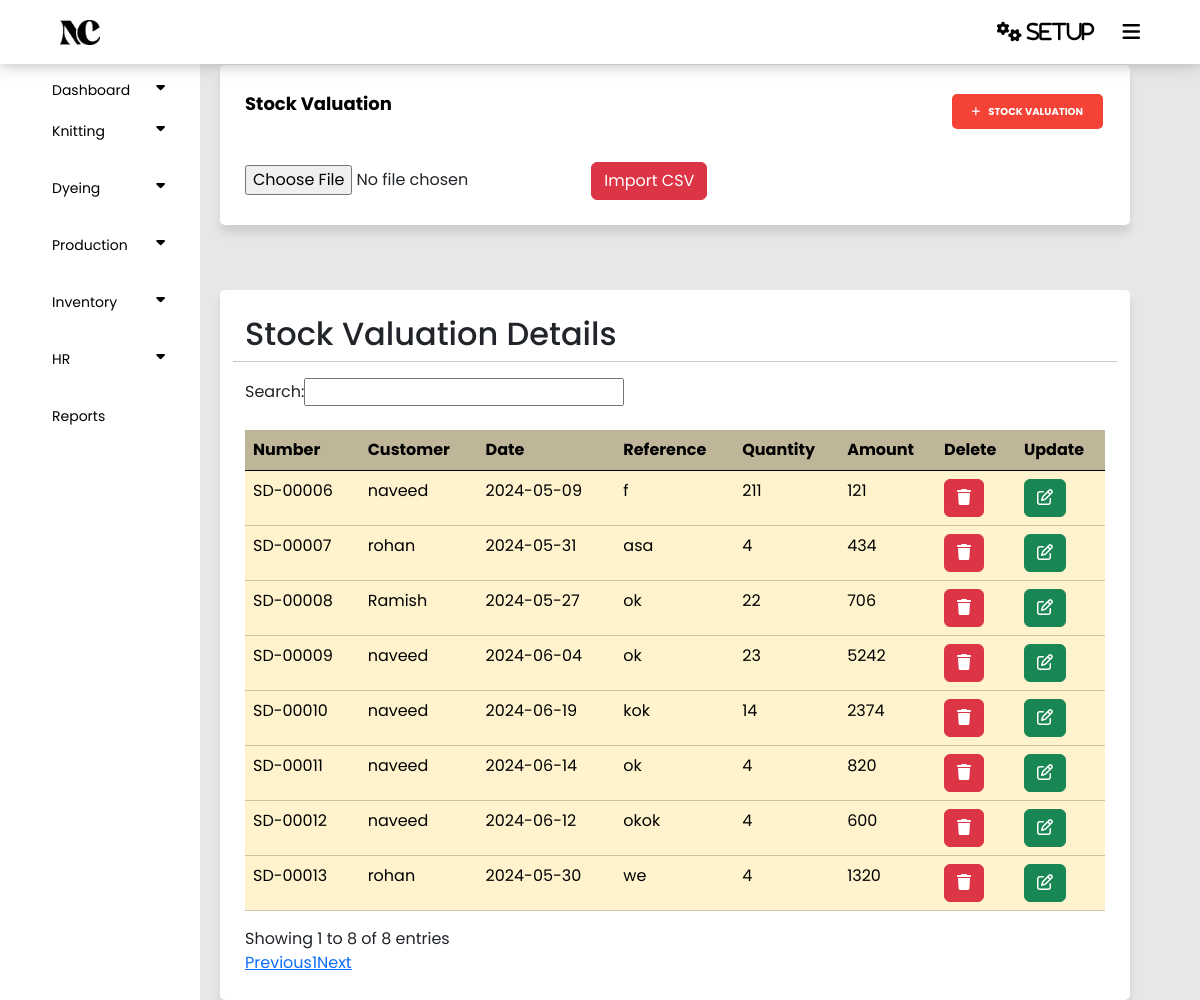
The app's page /panel/stockvaluation.php with its own data.
### tables this page shows
CREATE TABLE `svaluation` (
  `Id` int(11) NOT NULL,
  `Cid` int(11) NOT NULL,
  `Vcode` varchar(255) NOT NULL,
  `Date` date NOT NULL,
  `Vreference` varchar(255) NOT NULL,
  `Vquantity` int(11) NOT NULL,
  `vamount` int(11) NOT NULL,
  `Address` text NOT NULL,
  `Comment` varchar(255) NOT NULL,
  `Status` int(11) NOT NULL DEFAULT 1
);

CREATE TABLE `customer` (
  `cusid` int(11) NOT NULL,
  `Number` varchar(255) NOT NULL,
  `Customer` varchar(255) NOT NULL,
  `Datee` date NOT NULL,
  `Reference` varchar(255) NOT NULL,
  `Quantity` int(11) NOT NULL,
  `Amount` int(11) NOT NULL,
  `Status` int(11) NOT NULL DEFAULT 1
);

### panel/stockvaluation.php (the view, shortened to what this page needs)
<?php
require('config.php');
require('index.php');
$fetch = "SELECT * FROM `svaluation` as s inner join `Customer` as c on s.Cid = c.cusid ";
$query = mysqli_query($connect , $fetch);
?>
<!DOCTYPE html>
<html lang="en">
<head>
    <link href="https://cdn.jsdelivr.net/npm/bootstrap@5.3.3/dist/css/bootstrap.min.css" rel="stylesheet">
    <link rel="stylesheet" type="text/css" href="style.css">
</head>
<body>
<section class="container">
    <div>
        <header>Stock Valuation</header>
        <button type="button" onclick="location.href='sv_form.php'" class="add_knittingcard_button" style="float: right;"><i class="fa fa-plus" aria-hidden="true"></i>Stock Valuation</button>
    </div>
<br>
<br>
<br>
    <div>
    <div>
    <form action="import.php" method="post" enctype="multipart/form-data">
        <input type="file" name="file" id="file" accept=".csv">
        <button type="submit" class="btn btn-danger">Import CSV</button>
    </form>
</div>
    </div>
</section>
<section class="container">
                <div class="row justify-content-right">
                    <h2>Stock Valuation Details</h2>
                <hr>
            <table class="table table-warning mt-4" id="example">
                <thead class="bg-warning p-2 text-dark bg-opacity-10" style="opacity: 75%;">
                    <tr>
                    <th scope="col">Number</th>
                    <th scope="col">Customer</th>
                    <th scope="col">Date</th>
                    <th scope="col">Reference</th>
                    <th scope="col">Quantity</th>
                    <th scope="col">Amount</th>
                    <th scope="col">Delete</th>
                    <th scope="col">Update</th>
                    </tr>
                </thead>
                <tbody>
                <?php while ($row = mysqli_fetch_assoc($query)) {
                     ?>
                    <tr>
                    <td><?php echo $row ['Vcode']?></td>
                    <td><?php echo $row ['Customer']?></td>
                    <td><?php echo $row ['Date']?></td>
                    <td><?php echo $row ['Vreference']?></td>
                    <td><?php echo $row ['Vquantity']?></td>
                    <td><?php echo $row ['vamount']?></td>
                    <td ><a href="svdelete.php?Id=<?php echo $row ['Id'];?>" class="btn btn-danger"><i class="fa-solid fa-trash"></i></a></td>
                    <td ><a href="svupdate.php?Id=<?php echo $row ['Id'];?>" class="btn btn-success"><i class="fa-regular fa-pen-to-square"></i></a></td>
                </tr>
                <?php
                    }
                ?>
                </tbody>
            </table>
        </section>
</body>
</html>

### panel/style.css (style rules this page uses)
* { padding: 0; margin: 0; }
body { background-color: #e7e7e7; font-family: "Poppins", sans-serif; }
#example { background: #000; color: #f44336; }
.container { position: relative; float: left; width: calc(100% - 290px); margin-left: 220px; margin-top: 65px; background-color: white; padding: 25px; border-radius: 5px; box-shadow: 0px 8px 8px 0px rgba(0,0,0,0.1); }
.container header { font-size: 18px; color: black; font-weight: bold; text-align: left; float: left; }
.add_knittingcard_button { border: 0; border-radius: 5px; color: white; background-color: #f44336; padding: 10px 20px; text-align: center; text-decoration: none; text-transform: uppercase; display: inline-block; font-size: 10px; font-weight: bold; margin: 4px 2px; cursor: pointer; }
.fa-plus { padding-right: 8px; }

### records on screen
svaluation: Vcode "SD-00006", Cid.Customer "naveed", Date "2024-05-09", Vreference "f", Vquantity "211", vamount "121"
svaluation: Vcode "SD-00007", Cid.Customer "rohan", Date "2024-05-31", Vreference "asa", Vquantity "4", vamount "434"
svaluation: Vcode "SD-00008", Cid.Customer "Ramish", Date "2024-05-27", Vreference "ok", Vquantity "22", vamount "706"
svaluation: Vcode "SD-00009", Cid.Customer "naveed", Date "2024-06-04", Vreference "ok", Vquantity "23", vamount "5242"
svaluation: Vcode "SD-00010", Cid.Customer "naveed", Date "2024-06-19", Vreference "kok", Vquantity "14", vamount "2374"
svaluation: Vcode "SD-00011", Cid.Customer "naveed", Date "2024-06-14", Vreference "ok", Vquantity "4", vamount "820"
svaluation: Vcode "SD-00012", Cid.Customer "naveed", Date "2024-06-12", Vreference "okok", Vquantity "4", vamount "600"
svaluation: Vcode "SD-00013", Cid.Customer "rohan", Date "2024-05-30", Vreference "we", Vquantity "4", vamount "1320"
